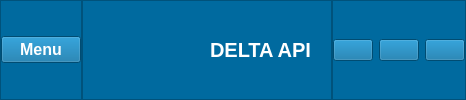
    <widget class="QFrame" name="header_frame">
     <property name="styleSheet">
      <string notr="true">background-color: rgb(0, 106, 159);</string>
     </property>
     <property name="frameShape">
      <enum>QFrame::NoFrame</enum>
     </property>
     <property name="frameShadow">
      <enum>QFrame::Raised</enum>
     </property>
     <property name="lineWidth">
      <number>10</number>
     </property>
     <layout class="QHBoxLayout" name="horizontalLayout">
      <property name="spacing">
       <number>0</number>
      </property>
      <property name="leftMargin">
       <number>0</number>
      </property>
      <property name="topMargin">
       <number>0</number>
      </property>
      <property name="rightMargin">
       <number>0</number>
      </property>
      <property name="bottomMargin">
       <number>0</number>
      </property>
      <item>
       <widget class="QFrame" name="header_left_frame">
        <property name="frameShape">
         <enum>QFrame::StyledPanel</enum>
        </property>
        <property name="frameShadow">
         <enum>QFrame::Raised</enum>
        </property>
        <layout class="QHBoxLayout" name="horizontalLayout_4" stretch="0">
         <property name="spacing">
          <number>0</number>
         </property>
         <property name="leftMargin">
          <number>0</number>
         </property>
         <property name="topMargin">
          <number>0</number>
         </property>
         <property name="rightMargin">
          <number>0</number>
         </property>
         <property name="bottomMargin">
          <number>0</number>
         </property>
         <item alignment="Qt::AlignLeft">
          <widget class="QPushButton" name="pbtn_menu">
           <property name="font">
            <font>
             <family>MS Shell Dlg 2</family>
             <pointsize>12</pointsize>
             <weight>75</weight>
             <italic>false</italic>
             <bold>true</bold>
            </font>
           </property>
           <property name="styleSheet">
            <string notr="true">color: rgb(255, 255, 255);
font: 75 12pt &quot;MS Shell Dlg 2&quot;;
font-weight: bold;

</string>
           </property>
           <property name="text">
            <string>Menu</string>
           </property>
           <property name="icon">
            <iconset resource="icons/icons.qrc">
             <normaloff>:/icons/icons8-align-left-50.png</normaloff>:/icons/icons8-align-left-50.png</iconset>
           </property>
           <property name="iconSize">
            <size>
             <width>32</width>
             <height>32</height>
            </size>
           </property>
          </widget>
         </item>
        </layout>
       </widget>
      </item>
      <item>
       <widget class="QFrame" name="header_center_frame">
        <property name="minimumSize">
         <size>
          <width>250</width>
          <height>0</height>
         </size>
        </property>
        <property name="maximumSize">
         <size>
          <width>40</width>
          <height>16777215</height>
         </size>
        </property>
        <property name="frameShape">
         <enum>QFrame::StyledPanel</enum>
        </property>
        <property name="frameShadow">
         <enum>QFrame::Raised</enum>
        </property>
        <layout class="QHBoxLayout" name="horizontalLayout_3">
         <item>
          <widget class="QLabel" name="lb_logo">
           <property name="font">
            <font>
             <pointsize>5</pointsize>
            </font>
           </property>
           <property name="text">
            <string/>
           </property>
           <property name="pixmap">
            <pixmap resource="icons/icons.qrc">:/icons/icons8-gui-50.png</pixmap>
           </property>
          </widget>
         </item>
         <item>
          <widget class="QLabel" name="lb_title">
           <property name="font">
            <font>
             <family>MS Shell Dlg 2</family>
             <pointsize>15</pointsize>
             <weight>75</weight>
             <italic>false</italic>
             <bold>true</bold>
            </font>
           </property>
           <property name="styleSheet">
            <string notr="true">color: rgb(255, 255, 255);
font: 75 15pt &quot;MS Shell Dlg 2&quot;;
font-weight: bold</string>
           </property>
           <property name="text">
            <string>DELTA API </string>
           </property>
          </widget>
         </item>
        </layout>
       </widget>
      </item>
      <item alignment="Qt::AlignRight">
       <widget class="QFrame" name="header_right_frame">
        <property name="frameShape">
         <enum>QFrame::StyledPanel</enum>
        </property>
        <property name="frameShadow">
         <enum>QFrame::Raised</enum>
        </property>
        <layout class="QHBoxLayout" name="horizontalLayout_2">
         <property name="leftMargin">
          <number>0</number>
         </property>
         <property name="topMargin">
          <number>0</number>
         </property>
         <property name="rightMargin">
          <number>0</number>
         </property>
         <property name="bottomMargin">
          <number>0</number>
         </property>
         <item>
          <widget class="QPushButton" name="pbtn_minimize">
           <property name="text">
            <string/>
           </property>
           <property name="icon">
            <iconset resource="icons/icons.qrc">
             <normaloff>:/icons/icons8-minimize-50.png</normaloff>:/icons/icons8-minimize-50.png</iconset>
           </property>
           <property name="iconSize">
            <size>
             <width>20</width>
             <height>20</height>
            </size>
           </property>
          </widget>
         </item>
         <item>
          <widget class="QPushButton" name="pbtn_restore">
           <property name="text">
            <string/>
           </property>
           <property name="icon">
            <iconset resource="icons/icons.qrc">
             <normaloff>:/icons/icons8-restore-down-52.png</normaloff>:/icons/icons8-restore-down-52.png</iconset>
           </property>
           <property name="iconSize">
            <size>
             <width>20</width>
             <height>20</height>
            </size>
           </property>
          </widget>
         </item>
         <item>
          <widget class="QPushButton" name="pbtn_close">
           <property name="text">
            <string/>
           </property>
           <property name="icon">
            <iconset resource="icons/icons.qrc">
             <normaloff>:/icons/icons8-x-50.png</normaloff>:/icons/icons8-x-50.png</iconset>
           </property>
           <property name="iconSize">
            <size>
             <width>20</width>
             <height>20</height>
            </size>
           </property>
          </widget>
         </item>
        </layout>
       </widget>
      </item>
     </layout>
    </widget>
